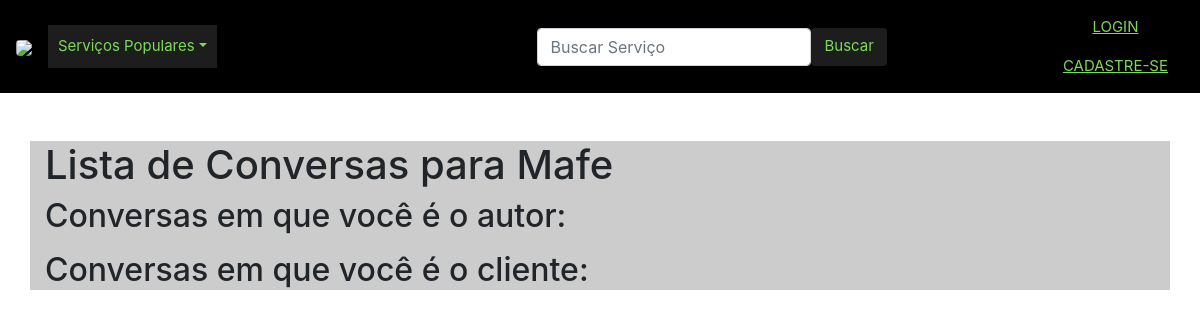
Before: /Mafe/lista_conversas/ with the older database file.
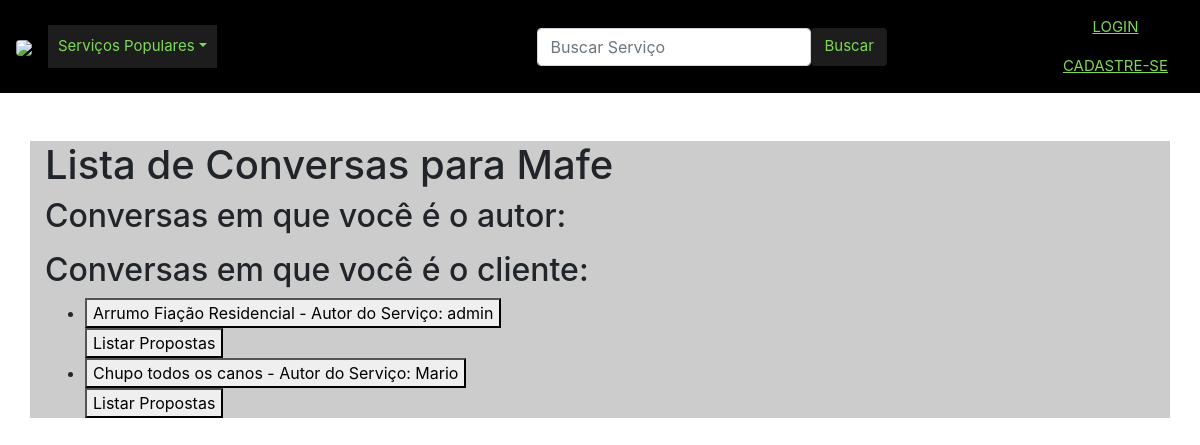
After: the same page with the newer database file.
### site_final/models.py (models this page shows, shortened)
class SalaDeMensagens(models.Model):
    servico = models.ForeignKey('Servico', on_delete=models.CASCADE)
    clientes = models.ManyToManyField(User, related_name='salas_de_mensagens')
    identificador_sala = models.CharField(max_length=100, default='seila')

class Servico(models.Model):
    nome = models.CharField(max_length=100)
    descricao = models.TextField()
    autor = models.ForeignKey(User, on_delete=models.CASCADE)
    categoria = models.ForeignKey(Categoria, on_delete=models.CASCADE)
    subcategoria = models.ForeignKey(SubCategoria, on_delete=models.CASCADE)
    preco = models.DecimalField(max_digits=6, decimal_places=2, default=0.0)

### site_final/views.py (the view)
# urls.py: path('<str:username>/lista_conversas/', views.servico_lista_conversas, name='servico_lista_conversas'),
def servico_lista_conversas(request, username):
    usuario = get_object_or_404(User, username=username)
    salas_autor = SalaDeMensagens.objects.filter(servico__autor=usuario)
    salas_cliente = SalaDeMensagens.objects.filter(clientes=usuario).exclude(servico__autor=usuario)
    return render(request, 'servico/servico_lista_conversas.html', {'salas_autor': salas_autor, 'salas_cliente': salas_cliente, 'usuario': usuario})

### site_final/context_processors.py (called while the page is built)
def categorias(request):
    categorias = Categoria.objects.all()
    cat=Categoria.objects.all()
    choices_dynamic = []
    for choice in cat:
        choices_dynamic.append(choice)
    return {'list_types': choices_dynamic}

### site_final/models.py (called while the page is built)
    def __str__(self):
        return self.nome

### site_final/templates/servico/servico_lista_conversas.html (shortened to what this page needs)
<!DOCTYPE html>
<html lang="en">
<head>
</head>
<body>
    {% extends 'base.html' %}
    {% block content %}
    <h1>Lista de Conversas para {{ usuario.username }}</h1>
    <h2>Conversas em que você é o autor:</h2>
    <h2>Conversas em que você é o cliente:</h2>
    <ul>
        {% for sala in salas_cliente %}
        <li>
            <form action="{% url 'conversas' sala.servico.pk usuario.username sala.servico.autor.username %}">
                <button type="submit">{{ sala.servico.nome }} - Autor do Serviço: {{ sala.servico.autor.username }}</button>
            </form>
            <form action="{% url 'listar_propostas' sala.servico.pk %}">
                <button type="submit">Listar Propostas</button>
            </form>
        </li>
        {% endfor %}
    </ul>
    {% endblock %}

Changed rows visible on the page:
added SalaDeMensagens: servico.nome "Arrumo Fiação Residencial", servico.autor.username "admin"
added SalaDeMensagens: servico.nome "Chupo todos os canos", servico.autor.username "Mario"
